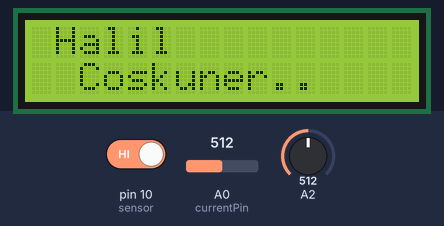
Simulated run of this sketch. Board: Arduino Uno, built with avr-gcc and run on an emulated ATmega328P. Parts: 16×2 character LCD. Inputs (shaded band) come from the test bench; at power-on: pin 10 (sensor) HIGH, A0 (currentPin) = 512, A2 = 512.

Above: at 2.2 s.
2.3 s: pin 10 (sensor) driven LOW
At 3.0 s:
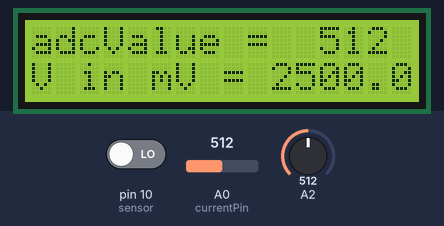
5.3 s: A0 (currentPin) set to 716
At 7.2 s:
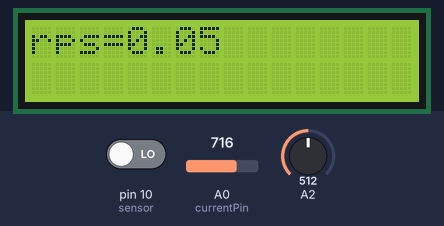
At 10.6 s:
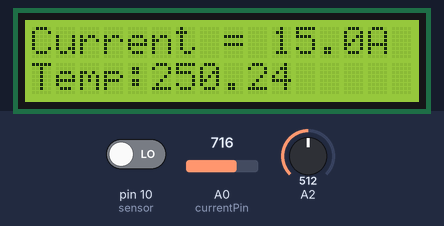
Timing chart, 0 to 12.1 s (numbered marks = the images above; inputs shaded):
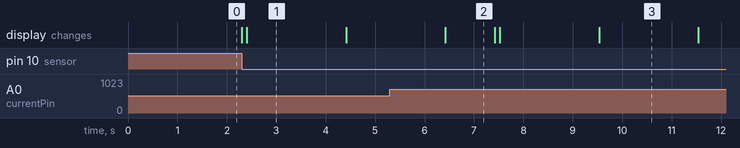

The sketch:

Liquid.ino
```cpp
#include <LiquidCrystal.h>

LiquidCrystal lcd(12, 11, 4, 5, 6, 7);

const int currentPin = A0;
int sensitivity = 66;
int adcValue= 0;
int offsetVoltage = 2500;
double adcVoltage = 0;
double currentValue = 0;
int Vin;
float Temperature;
unsigned long previousMillis = 0;
int sensor = 10;
unsigned long start_time = 0;
unsigned long end_time = 0;
int steps=0;
float steps_old=0;
float temp=0;
float rps=0;
void setup()
{
  Serial.begin(9600);
  lcd.begin(16, 2);
  lcd.print(" Halil ");
  lcd.setCursor(0,1);
  lcd.print("  Coskuner..  ");
  delay(1000);
  pinMode(sensor,INPUT_PULLUP);
}

void loop()
{
ekranayazdir();
}
void akim()
{
  adcValue = analogRead(currentPin);
  adcVoltage = (adcValue / 1024.0) * 5000;
  currentValue = ((adcVoltage - offsetVoltage) / sensitivity);

}
void sicaklik()
{
  unsigned long currentMillis = millis();
  Vin = analogRead(A2);

  if (currentMillis - previousMillis >= Vin)
  {
    previousMillis = currentMillis;

  Temperature = (500.0 * Vin)/1023;

  }

}
void lm393()
{
  start_time=millis();
 end_time=start_time+1000;
 while(millis()<end_time)
 {
   if(digitalRead(sensor))
   {
    steps=steps+1;
    while(digitalRead(sensor));
   }
 }
    temp=steps-steps_old;
    steps_old=steps;
    rps=(temp/20);

}

void ekranayazdir()
{
  akim();
  sicaklik();
  lm393();
  lcd.clear();
  delay(100);
  lcd.setCursor(0,0);
  lcd.print("adcValue =");
  lcd.setCursor(12,0);
  lcd.print(adcValue);

//  Serial.print("\t Voltage(mV) = ");
//  Serial.print(adcVoltage,3);
  lcd.setCursor(0,1);
  lcd.print("V in mV =       ");
  lcd.setCursor(10,1);
  lcd.print(adcVoltage,1);
  delay(2000);
  lcd.clear();
//  Serial.print("\t Current = ");
//  Serial.println(currentValue,3);
  lcd.setCursor(0,0);
  lcd.print("Current =       ");
  lcd.setCursor(10,0);
  lcd.print(currentValue,2);
  lcd.setCursor(14,0);
  lcd.print("A");

  lcd.setCursor(0,1);
  lcd.print("Temp:");
  lcd.setCursor(5,1);
  lcd.print(Temperature);
  delay(2000);
  lcd.clear();
  lcd.setCursor(0,0);
  lcd.print("rps=");
  lcd.setCursor(4,0);
  lcd.print(rps);


}
```

Measured:
- after the input at 2.3 s, the display: first changes at once (image 1 shows a later state)
- what the display in image 1 shows lasts 2.0 s, from 2.4 s to 4.4 s
- what the display in image 2 shows lasts 1.0 s, from 6.4 s to 7.4 s
